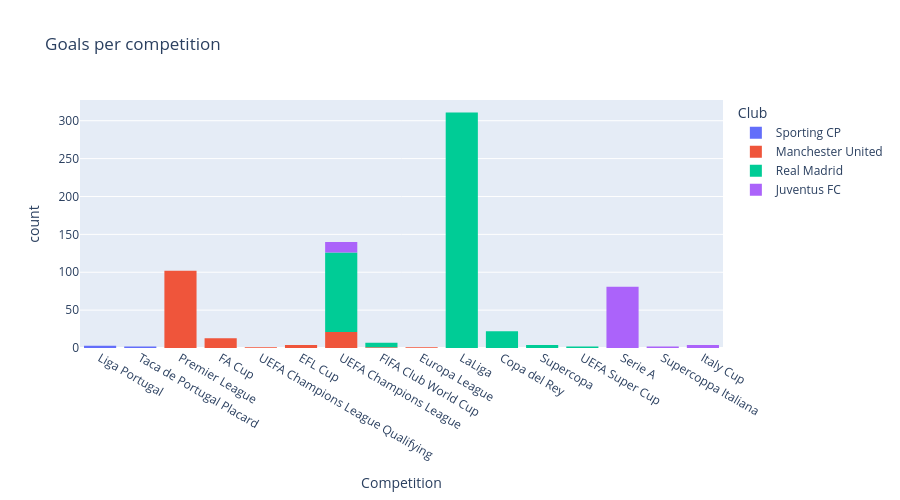

Notebook source saved alongside this figure:
### Code cell
px.histogram(
    df,
    x='Competition',
    title="Goals per competition",
    log_x=False,
    log_y=False,
    #symbol='title',
    #markers=True,
    #width=800, 
    height=500,
    color='Club',
    hover_name='Club',
    hover_data=['Competition','Club'])

### Figure 1 — Plotly figure (JSON) as saved in the notebook; plotly's stock layout.template omitted (floating-point values rounded to 4 significant figures; data arrays with more than 128 entries replaced by an {"elided": "..."} marker saying what was removed)
{"data": [{"alignmentgroup": "True", "bingroup": "x", "hovertemplate": "Club=Sporting CP<br>Competition=%{x}<br>count=%{y}<extra></extra>", "legendgroup": "Sporting CP", "marker": {"color": "#636efa", "pattern": {"shape": ""}}, "name": "Sporting CP", "offsetgroup": "Sporting CP", "orientation": "v", "showlegend": true, "type": "histogram", "x": ["Liga Portugal", "Liga Portugal", "Liga Portugal", "Taca de Portugal Placard", "Taca de Portugal Placard"], "xaxis": "x", "yaxis": "y"}, {"alignmentgroup": "True", "bingroup": "x", "hovertemplate": "Club=Manchester United<br>Competition=%{x}<br>count=%{y}<extra></extra>", "legendgroup": "Manchester United", "marker": {"color": "#EF553B", "pattern": {"shape": ""}}, "name": "Manchester United", "offsetgroup": "Manchester United", "orientation": "v", "showlegend": true, "type": "histogram", "x": {"elided": "143 str values"}, "xaxis": "x", "yaxis": "y"}, {"alignmentgroup": "True", "bingroup": "x", "hovertemplate": "Club=Real Madrid<br>Competition=%{x}<br>count=%{y}<extra></extra>", "legendgroup": "Real Madrid", "marker": {"color": "#00cc96", "pattern": {"shape": ""}}, "name": "Real Madrid", "offsetgroup": "Real Madrid", "orientation": "v", "showlegend": true, "type": "histogram", "x": {"elided": "450 str values"}, "xaxis": "x", "yaxis": "y"}, {"alignmentgroup": "True", "bingroup": "x", "hovertemplate": "Club=Juventus FC<br>Competition=%{x}<br>count=%{y}<extra></extra>", "legendgroup": "Juventus FC", "marker": {"color": "#ab63fa", "pattern": {"shape": ""}}, "name": "Juventus FC", "offsetgroup": "Juventus FC", "orientation": "v", "showlegend": true, "type": "histogram", "x": ["Serie A", "Serie A", "Serie A", "Serie A", "Serie A", "Serie A", "Serie A", "UEFA Champions League", "Serie A", "Serie A", "Serie A", "Serie A", "Serie A", "Serie A", "Serie A", "Supercoppa Italiana", "Serie A", "Serie A", "Serie A", "Serie A", "Serie A", "UEFA Champions League", "UEFA Champions League", "UEFA Champions League", "UEFA Champions League", "UEFA Champions League", "Serie A", "Serie A", "Serie A", "Serie A", "Serie A", "UEFA Champions League", "Serie A", "Serie A", "Serie A", "Serie A", "UEFA Champions League", "Serie A", "Serie A", "Serie A", "Serie A", "Serie A", "Serie A", "Serie A", "Serie A", "Serie A", "Italy Cup", "Serie A", "Serie A", "Serie A", "Serie A", "Italy Cup", "Serie A", "Serie A", "Serie A", "Serie A", "Serie A", "Serie A", "Serie A", "Serie A", "Serie A", "Serie A", "Serie A", "UEFA Champions League", "UEFA Champions League", "Serie A", "Serie A", "Serie A", "Serie A", "Serie A", "Serie A", "Serie A", "Serie A", "UEFA Champions League", "UEFA Champions League", "UEFA Champions League", "UEFA Champions League", "Serie A", "Serie A", "Serie A", "Serie A", "Serie A", "Serie A", "Serie A", "Supercoppa Italiana", "Italy Cup", "Italy Cup", "Serie A", "Serie A", "Serie A", "Serie A", "Serie A", "Serie A", "Serie A", "Serie A", "Serie A", "Serie A", "Serie A", "Serie A", "Serie A", "Serie A"], "xaxis": "x", "yaxis": "y"}], "layout": {"barmode": "relative", "height": 500, "legend": {"title": {"text": "Club"}, "tracegroupgap": 0}, "title": {"text": "Goals per competition"}, "xaxis": {"anchor": "y", "domain": [0, 1], "title": {"text": "Competition"}}, "yaxis": {"anchor": "x", "domain": [0, 1], "title": {"text": "count"}}}}
